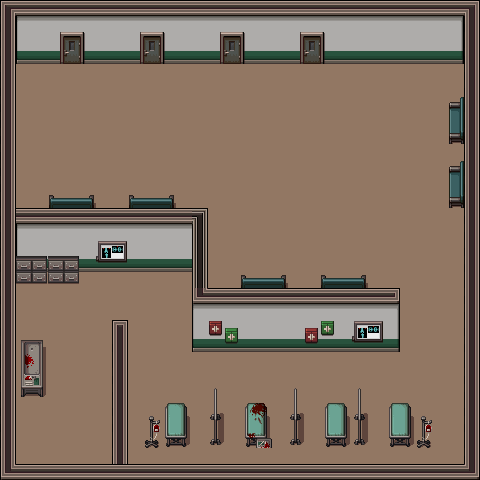

The image is a tile-based game level rendered from a .tmx file. Its description and source (layers, tilesets, objects; grid data summarised) follow:
An orthogonal 30x30 tile map with 16x16 px tiles, 5 tile layers (floor, wall, ceiling, decoration 1, ...), 4 tilesets.

<map version="1.0" tiledversion="1.1.6" orientation="orthogonal" renderorder="right-down" width="30" height="30" tilewidth="16" tileheight="16" infinite="0" nextobjectid="1">
 <tileset firstgid="1" source="../../tiled sheets/TileA5_PHC_Interior-Hospital.tsx" />
 <tileset firstgid="129" source="../../tiled sheets/TileA4_PHC_Interior-Hospital.tsx" />
 <tileset firstgid="497" source="../../tiled sheets/TileB_PHC_Interior-Hospital.tsx" />
 <tileset firstgid="753" source="../../tiled sheets/Hospital Floor.tsx" />
 <layer name="floor" width="30" height="30">
  <data>[900 cells, 900 non-empty, 1 distinct tile ids]</data>
 </layer>
 <layer name="wall" width="30" height="30">
  <data>[900 cells, 107 non-empty, 9 distinct tile ids]</data>
 </layer>
 <layer name="ceiling" width="30" height="30">
  <data>[900 cells, 206 non-empty, 14 distinct tile ids]</data>
 </layer>
 <layer name="decoration 1" width="30" height="30">
  <data>[900 cells, 74 non-empty, 36 distinct tile ids]</data>
 </layer>
 <layer name="decoration 2" width="30" height="30">
  <data>[900 cells, 38 non-empty, 16 distinct tile ids]</data>
 </layer>
</map>
